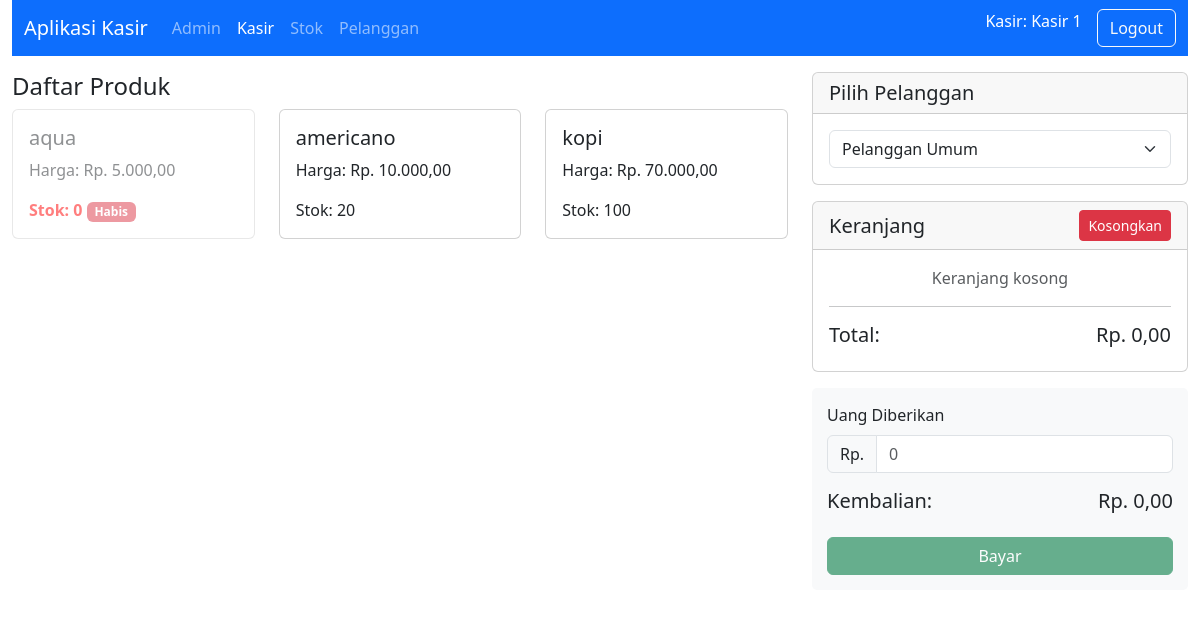
/index.php (signed in), run on the app's committed database.
### tables this page shows
CREATE TABLE `kasir_produk` (
  `ProdukID` int(11) NOT NULL,
  `NamaProduk` varchar(100) NOT NULL,
  `Harga` decimal(10,2) NOT NULL,
  `Stok` int(11) NOT NULL
);

### index.php (the view, shortened to what this page needs)
<?php
include 'koneksi.php';
 $produk = mysqli_query($conn, "SELECT * FROM kasir_produk");
?>
<!DOCTYPE html>
<html lang="id">
<head>
    <link href="https://cdn.jsdelivr.net/npm/bootstrap@5.3.0/dist/css/bootstrap.min.css" rel="stylesheet">
    <link rel="stylesheet" href="https://cdnjs.cloudflare.com/ajax/libs/font-awesome/6.0.0/css/all.min.css">
</head>
<body>
    <div class="container-fluid">
        <nav class="navbar navbar-expand-lg navbar-dark bg-primary">
            <div class="container-fluid">
                <a class="navbar-brand" href="#">Aplikasi Kasir</a>
                <div class="collapse navbar-collapse">
                    <ul class="navbar-nav me-auto">
                        <li class="nav-item">
                            <a class="nav-link" href="dashboard.php">Admin</a>
                        </li>
                        <li class="nav-item">
                            <a class="nav-link active" href="index.php">Kasir</a>
                        </li>
                        <li class="nav-item">
                            <a class="nav-link" href="stok.php">Stok</a>
                        </li>
                        <li class="nav-item">
                            <a class="nav-link" href="pelanggan.php">Pelanggan</a>
                        </li>
                    </ul>
                    <div class="d-flex">
                        <span class="user-info">Kasir: <?php echo $_SESSION['kasir']['nama']; ?></span>
                        <a href="logout_kasir.php" class="btn btn-outline-light">Logout</a>
                    </div>
                </div>
            </div>
        </nav>
        <div class="row mt-3">
            <div class="col-md-8">
                <h4>Daftar Produk</h4>
                <div class="row">
                    <?php while ($row = mysqli_fetch_assoc($produk)) { ?>
                    <div class="col-md-4 mb-3">
                        <div class="card product-card <?php echo ($row['Stok'] <= 0) ? 'out-of-stock' : ''; ?>"
                             onclick="<?php echo ($row['Stok'] > 0) ? "addToCart({$row['ProdukID']}, '{$row['NamaProduk']}', {$row['Harga']}, {$row['Stok']})" : ''; ?>">
                            <div class="card-body">
                                <h5 class="card-title"><?php echo $row['NamaProduk']; ?></h5>
                                <p class="card-text">Harga: Rp. <?php echo number_format($row['Harga'], 2, ',', '.'); ?></p>
                                <p class="card-text <?php echo ($row['Stok'] <= 5) ? 'low-stock' : ''; ?>">
                                    Stok: <?php echo $row['Stok']; ?>
                                    <?php if ($row['Stok'] <= 0) echo '<span class="badge bg-danger">Habis</span>'; ?>
                                </p>
                            </div>
                        </div>
                    </div>
                    <?php } ?>
                </div>
            </div>
            <div class="col-md-4">
                <div class="card mb-3">
                    <div class="card-header">
                        <h5 class="mb-0">Pilih Pelanggan</h5>
                    </div>
                    <div class="card-body">
                        <select class="form-select" id="pelanggan">
                            <option value="0">Pelanggan Umum</option>
                        </select>
                    </div>
                </div>
                <div class="card mb-3">
                    <div class="card-header d-flex justify-content-between align-items-center">
                        <h5 class="mb-0">Keranjang</h5>
                        <button class="btn btn-sm btn-danger" onclick="clearCart()">Kosongkan</button>
                    </div>
                    <div class="card-body">
                        <div id="cart-items">
                            <p class="text-center text-muted">Keranjang kosong</p>
                        </div>
                        <hr>
                        <div class="d-flex justify-content-between">
                            <h5>Total:</h5>
                            <h5 id="cart-total">Rp. 0,00</h5>
                        </div>
                    </div>
                </div>
                <div class="payment-section">
                    <div class="mb-3">
                        <label for="uang-diberikan" class="form-label">Uang Diberikan</label>
                        <div class="input-group">
                            <span class="input-group-text">Rp.</span>
                            <input type="number" class="form-control" id="uang-diberikan" placeholder="0" min="0" step="100">
                        </div>
                    </div>
                    <div class="mb-3">
                        <div class="d-flex justify-content-between">
                            <h5>Kembalian:</h5>
                            <h5 id="kembalian">Rp. 0,00</h5>
                        </div>
                    </div>
                    <button class="btn btn-success w-100" id="bayar-btn" onclick="processPayment()" disabled>Bayar</button>
                </div>
            </div>
        </div>
    </div>
</body>
</html>

### index.php (style rules this page uses)
.product-card { cursor: pointer; transition: transform 0.2s; }
.payment-section { background-color: #f8f9fa; border-radius: 5px; padding: 15px; margin-top: 15px; }
.low-stock { color: red; font-weight: bold; }
.out-of-stock { opacity: 0.5; cursor: not-allowed; }
.user-info { color: white; margin-right: 15px; }

### data on the page
kasir_produk: NamaProduk "aqua", Harga "5.000,00", Stok "0", shows "Habis"
kasir_produk: NamaProduk "americano", Harga "10.000,00", Stok "20"
kasir_produk: NamaProduk "kopi", Harga "70.000,00", Stok "100"

### other printed values
$_SESSION['kasir']['nama'] "Kasir 1"
